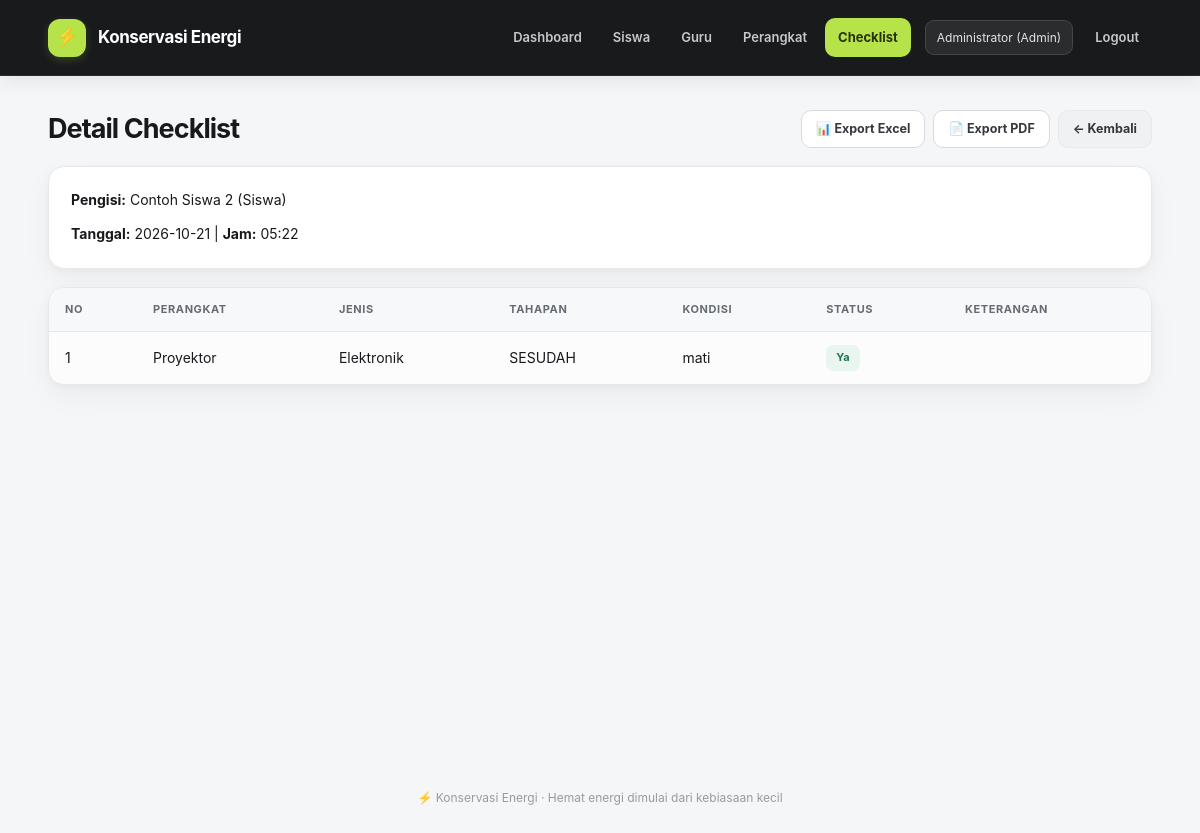
/checklist_detail.php?id=2 (signed in), run on the app's committed database.
### tables this page shows
CREATE TABLE `checklist` (
  `id_checklist` int(11) NOT NULL,
  `id_user` int(11) DEFAULT NULL,
  `nis` varchar(20) DEFAULT NULL,
  `tanggal` date NOT NULL,
  `jam` time NOT NULL
);

CREATE TABLE `detail_checklist` (
  `id_detail` int(11) NOT NULL,
  `id_checklist` int(11) NOT NULL,
  `id_perangkat` int(11) NOT NULL,
  `tahapan` enum('SEBELUM','SELAMA','SESUDAH','5R') NOT NULL,
  `kondisi` varchar(100) NOT NULL,
  `status` enum('Ya','Tidak') NOT NULL,
  `keterangan` text NOT NULL
);

CREATE TABLE `perangkat` (
  `id_perangkat` int(11) NOT NULL,
  `nama_perangkat` varchar(100) NOT NULL,
  `jenis` varchar(50) NOT NULL,
  `keterangan` text NOT NULL
);

### auth.php (called while the page is built, shortened)
<?php
function e($s) { return htmlspecialchars((string)$s, ENT_QUOTES, 'UTF-8'); }
function can($perm) {
    static $map = [
        'siswa.view'       => ['Admin'],
        'siswa.add'        => ['Admin'],
        'siswa.edit'       => ['Admin'],
        'siswa.delete'     => ['Admin'],
        'guru.view'        => ['Admin'],
        'guru.add'         => ['Admin'],
        'guru.edit'        => ['Admin'],
        'guru.delete'      => ['Admin'],
        'perangkat.view'   => ['Admin'],
        'perangkat.add'    => ['Admin'],
        'perangkat.edit'   => ['Admin'],
        'perangkat.delete' => ['Admin'],
        'checklist.view'   => ['Admin', 'Guru', 'Siswa'],
        'checklist.add'    => ['Admin', 'Guru', 'Siswa'],
        'checklist.export' => ['Admin', 'Guru'],
        'checklist.delete' => ['Admin'],
    ];
    return in_array($_SESSION['level'] ?? '', $map[$perm] ?? [], true);
}
function require_can($perm) {
    if (can($perm)) return;
    include __DIR__ . '/includes/header.php';
    include __DIR__ . '/includes/footer.php';
    exit;
}

### checklist_detail.php (the view, shortened to what this page needs)
<?php
require 'auth.php';
$id = (int)($_GET['id'] ?? 0);
$q = mysqli_prepare($conn, "SELECT c.*, COALESCE(u.nama, s.nama) AS nama, COALESCE(u.level, 'Siswa') AS peran FROM checklist c LEFT JOIN users u ON u.id_user=c.id_user LEFT JOIN siswa s ON s.nis=c.nis WHERE c.id_checklist=?");
mysqli_stmt_bind_param($q, "i", $id); mysqli_stmt_execute($q);
$head = mysqli_fetch_assoc(mysqli_stmt_get_result($q));
$q2 = mysqli_prepare($conn, "SELECT d.*, p.nama_perangkat, p.jenis FROM detail_checklist d LEFT JOIN perangkat p ON p.id_perangkat=d.id_perangkat WHERE d.id_checklist=?");
mysqli_stmt_bind_param($q2, "i", $id); mysqli_stmt_execute($q2);
$d = mysqli_stmt_get_result($q2);
include 'includes/header.php';
?>
<div class="header-row"><h2>Detail Checklist</h2>
    <div class="toolbar-btn">
        <?php if (can('checklist.export')): ?><a class="btn outline" href="checklist_export.php?id=<?= (int)$id ?>">📊 Export Excel</a>
        <a class="btn outline" href="checklist_cetak.php?id=<?= (int)$id ?>&auto=1" target="_blank">📄 Export PDF</a><?php endif; ?>
        <a class="btn secondary" href="checklist.php">← Kembali</a>
    </div></div>
<div class="card">
    <p><b>Pengisi:</b> <?= e($head['nama'] ?? '-') ?> (<?= e($head['peran']) ?>)</p>
    <p><b>Tanggal:</b> <?= e($head['tanggal']) ?> | <b>Jam:</b> <?= e(substr($head['jam'], 0, 5)) ?></p>
</div>
<table>
<tr><th>No</th><th>Perangkat</th><th>Jenis</th><th>Tahapan</th><th>Kondisi</th><th>Status</th><th>Keterangan</th></tr>
<?php $no = 1; while ($r = mysqli_fetch_assoc($d)): ?>
<tr>
    <td><?= $no++ ?></td><td><?= e($r['nama_perangkat'] ?? '-') ?></td><td><?= e($r['jenis'] ?? '-') ?></td>
    <td><?= e($r['tahapan']) ?></td><td><?= e($r['kondisi']) ?></td>
    <td><span class="badge <?= $r['status'] === 'Ya' ? 'yes' : 'no' ?>"><?= e($r['status']) ?></span></td>
    <td><?= e($r['keterangan']) ?></td>
</tr>
<?php endwhile; ?>
</table>
<?php include 'includes/footer.php'; ?>

### assets/style.css (style rules this page uses)
:root { color-scheme:light;--ink:#17191c;--muted:#747982;--bg:#f5f6f7;--surface:#fff;--line:#e6e8eb;--line-strong:#d7dbe0;--black:#111315;--accent:#b7e34a;--accent-ink:#26320b;--green:#27845d;--green-soft:#e9f6ef;--red:#c94a55;--red-soft:#fff0f1;--radius:16px;--shadow:0 2px 8px rgba(17,19,21,.035),0 12px 30px rgba(17,19,21,.045);--shadow-hover:0 8px 24px rgba(17,19,21,.09) }
* { box-sizing:border-box }
html { -webkit-text-size-adjust:100%;scroll-behavior:smooth }
body { margin:0;min-height:100vh;color:var(--ink);background:var(--bg);font-family:Inter,ui-sans-serif,system-ui,-apple-system,BlinkMacSystemFont,"Segoe UI",sans-serif;font-size:14px;line-height:1.6;-webkit-font-smoothing:antialiased }
a { color:inherit;text-decoration:none }
h1,h2,h3,h4 { color:var(--ink);letter-spacing:-.035em }
h2 { font-size:27px;line-height:1.25;font-weight:750;margin:0 0 7px }
p { margin:0 0 12px }
.header-row { display:flex;justify-content:space-between;align-items:center;gap:14px;flex-wrap:wrap;margin-bottom:18px }
.header-row h2 { margin:0 }
.header-row h2:before { content:none }
.card { background:var(--surface);padding:22px;border:1px solid var(--line);border-radius:var(--radius);box-shadow:var(--shadow) }
.card p:last-child { margin-bottom:0 }
button,.btn { display:inline-flex;align-items:center;justify-content:center;gap:7px;min-height:38px;padding:9px 14px;border:1px solid transparent;border-radius:10px;cursor:pointer;font-weight:680;font-size:12.5px;line-height:1.3;font-family:inherit;transition:background .18s ease,color .18s ease,border-color .18s ease,box-shadow .18s ease,transform .18s ease }
.btn.secondary { background:#f0f1f2;color:#34383d;border-color:#e8e9eb }
.btn.outline { background:#fff;color:#34383d;border-color:var(--line-strong) }
.toolbar-btn { display:flex;gap:8px;flex-wrap:wrap }
table { width:100%;border-collapse:separate;border-spacing:0;background:var(--surface);margin-top:18px;border-radius:var(--radius);overflow:hidden;border:1px solid var(--line);box-shadow:var(--shadow) }
th,td { padding:13px 16px;text-align:left;vertical-align:middle;border-bottom:1px solid var(--line) }
th { background:#f7f8f9;color:#656b73;font-size:11px;font-weight:750;letter-spacing:.055em;text-transform:uppercase;white-space:nowrap }
tr:last-child td { border-bottom:0 }
table tr:nth-child(even) td { background:#fcfcfd }
.badge { display:inline-block;padding:4px 10px;border-radius:7px;font-size:11px;font-weight:750;background:#f0f1f2;color:#555b63 }
.badge.yes { background:var(--green-soft);color:#23734f }
::placeholder { color:#a1a6ad }

### data on the page
checklist: tanggal "2026-10-21", jam "05:22"
detail_checklist: id_perangkat.nama_perangkat "Proyektor", id_perangkat.jenis "Elektronik", tahapan "SESUDAH", kondisi "mati", status "Ya"

### other printed values
$_SESSION['nama'] "Administrator"
$_SESSION['level'] "Admin"
$head['nama'] "Contoh Siswa 2"
$head['peran'] "Siswa"
